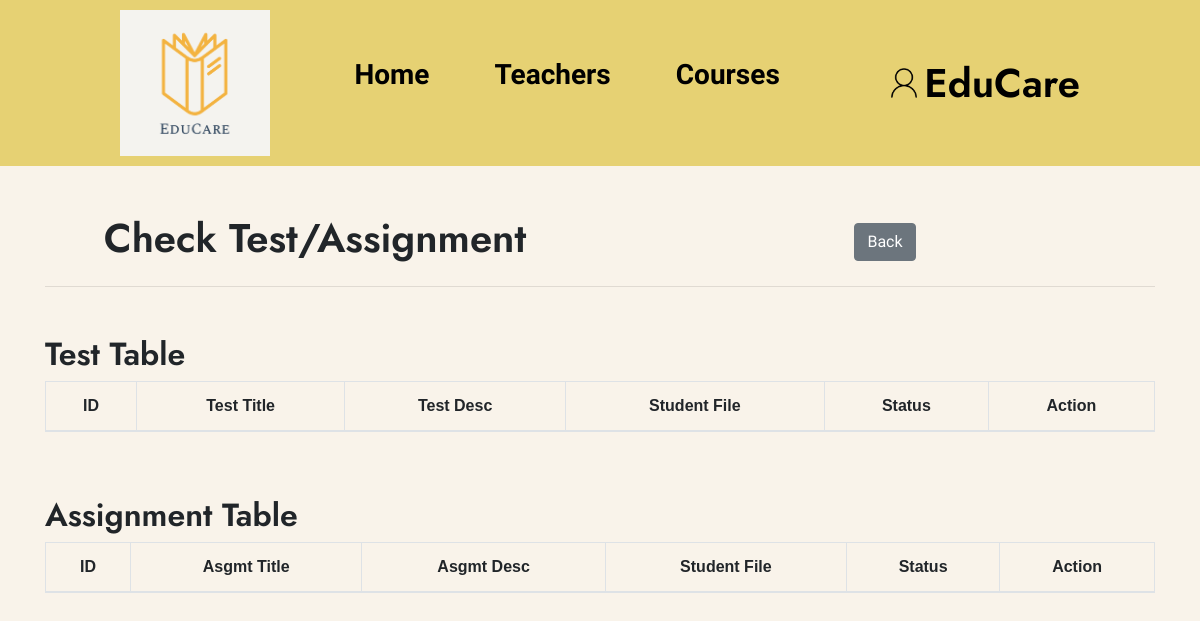
Page /user/teacher/check-test-and-assgmt.php (signed in) on the earlier database version.
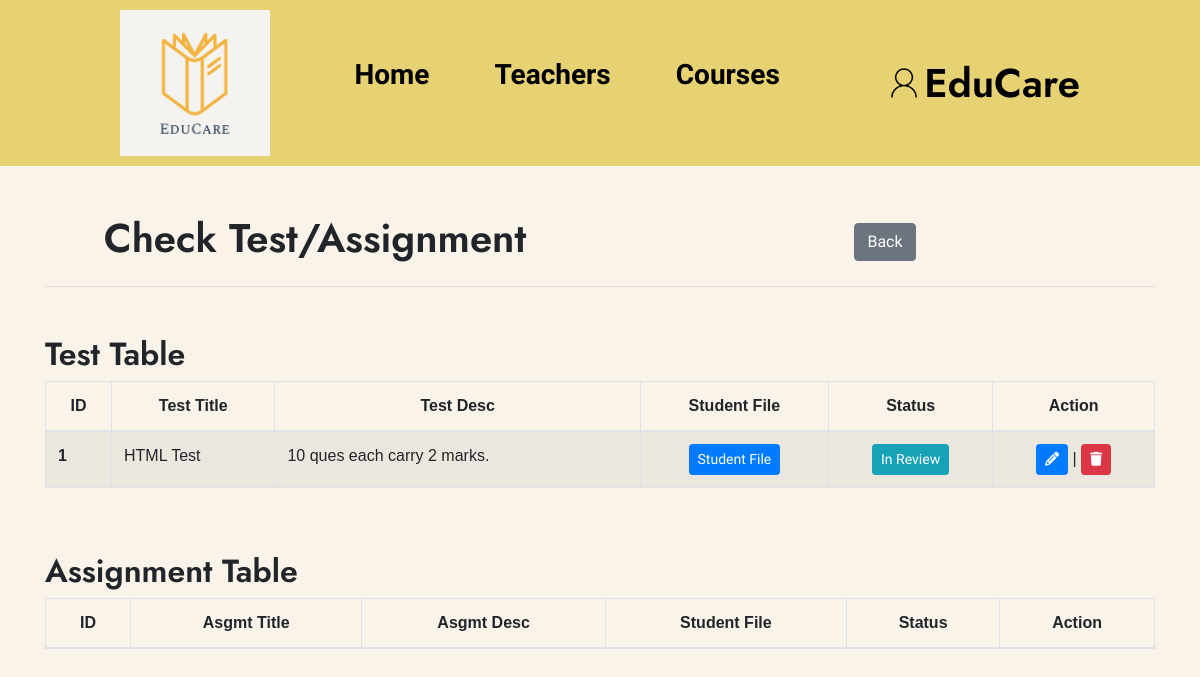
Same page on the later database version.
### tables this page shows
CREATE TABLE `upload_tests` (
  `id` int(11) NOT NULL,
  `student_id` int(11) NOT NULL,
  `teacher_id` int(11) NOT NULL,
  `test_id` int(11) NOT NULL,
  `uploaded_file` text NOT NULL,
  `status` enum('in-review','correct','incorrect','reject') NOT NULL DEFAULT 'in-review'
);

CREATE TABLE `tests` (
  `id` int(11) NOT NULL,
  `test_title` varchar(255) NOT NULL,
  `test_desc` varchar(255) NOT NULL,
  `test_file` text NOT NULL,
  `teacher_id` int(11) NOT NULL,
  `course_id` int(11) NOT NULL
);

### core/database.php (called while the page is built, shortened)
<?php
$con = mysqli_connect(HOST, USER, PWD, DB);
if (isset($_SESSION['user'])):
    $userID = $_SESSION['user'];
    $currentUserQ = $con->query("SELECT * FROM `users` WHERE `id`='$userID'");
    $currentUser = mysqli_fetch_object($currentUserQ);
    $userFullName = $currentUser->fname . '-' . $currentUser->lname;
endif;

### user/teacher/check-test-and-assgmt.php (the view, shortened to what this page needs)
<?php
require_once '../../core/database.php';
?>
<!DOCTYPE html>
<html lang="en">
<head>
    <?php include_once '../includes/style_links.php'; ?>
    <link rel="stylesheet" href="https://cdn.datatables.net/2.1.8/css/dataTables.bootstrap4.css">
    <link rel="stylesheet" href="../style.css">
    <link rel="stylesheet" href="../css/custom.min.css">
</head>
<body id="add_test_page">
    <?php include '../includes/header.php'; ?>
    <div class="container mt-5">
        <div class="row align-items-center">
            <div class="col-6 text-center">
                <h1>Check Test/Assignment</h1>
            </div>
            <div class="col-6 text-center">
                <a href="add-course.php" class="btn btn-secondary">Back</a>
            </div>
        </div>
        <hr>
        <div class="row my-5">
            <div class="col-12">
                <h2>Test Table</h2>
            </div>
            <div class="col-12">
                <table id="example" class="table table-striped table-bordered" style="width:100%">
                    <thead>
                        <tr>
                            <th class="text-center font-weight-bold">ID</th>
                            <th class="text-center font-weight-bold">Test Title</th>
                            <th class="text-center font-weight-bold">Test Desc</th>
                            <th class="text-center font-weight-bold">Student File</th>
                            <th class="text-center font-weight-bold">Status</th>
                            <th class="text-center font-weight-bold">Action</th>
                        </tr>
                    </thead>
                    <tbody>
                        <?php
                        $test_Q = $con->query("CALL `get_std_test_by_teacher_id`($userID)");
                        while ($test_list = mysqli_fetch_object($test_Q)):
                            $status_ = $test_list->status;
                        ?>
                            <tr>
                                <th><?= $test_list->upt_id ?></th>
                                <td><?= $test_list->test_title ?></td>
                                <td><?= $test_list->test_desc ?></td>
                                <td class="text-center"><a class="btn btn-primary btn-sm" href="<?= SITE_URL . 'user/pdf/' . $test_list->uploaded_file ?>">Student File</a></td>
                                <td class="text-center">
                                    <?php if ($status_ == 'in-review'): ?>
                                        <span class="btn btn-info btn-sm">In Review</span>
                                    <?php elseif ($status_ == 'correct'): ?>
                                        <span class="btn btn-success btn-sm">Correct</span>
                                    <?php else: ?>
                                        <span class="btn btn-danger btn-sm">Incorrect</span>
                                    <?php endif; ?>
                                </td>
                                <td class="text-center">
                                    <a href="#!" class="btn btn-primary btn-sm btn-edit-test" data-id="<?= $test_list->upt_id ?>" data-toggle="modal" data-target="#testUpdate">
                                        <i class="fas fa-pencil"></i>
                                    </a> | <a href="#!" class="btn btn-danger btn-sm btn-del-test" data-id="<?= $test_list->upt_id ?>">
                                        <i class="fas fa-trash"></i>
                                    </a>
                                </td>
                            </tr>
                        <?php endwhile;
                        $con->next_result(); ?>
                    </tbody>
                </table>
            </div>
        </div>
        <div class="row my-5">
            <div class="col-12">
                <h2>Assignment Table</h2>
            </div>
            <div class="col-12">
                <table id="example1" class="table table-striped table-bordered" style="width:100%">
                    <thead>
                        <tr>
                            <th class="text-center font-weight-bold">ID</th>
                            <th class="text-center font-weight-bold">Asgmt Title</th>
                            <th class="text-center font-weight-bold">Asgmt Desc</th>
                            <th class="text-center font-weight-bold">Student File</th>
                            <th class="text-center font-weight-bold">Status</th>
                            <th class="text-center font-weight-bold">Action</th>
                        </tr>
                    </thead>
                </table>
            </div>
        </div>
    </div>
</body>
</html>

### user/includes/style_links.php (shortened to what this page needs)
<link
    rel="stylesheet"
    href="https://cdn.jsdelivr.net/npm/bootstrap@4.6.2/dist/css/bootstrap.min.css"
 />
<link rel="stylesheet" href="https://cdnjs.cloudflare.com/ajax/libs/font-awesome/6.6.0/css/all.min.css" />

### user/includes/header.php (shortened to what this page needs)
<header>
    <nav>
        <img src="<?= SITE_URL ?>user/images/logoo.png" class="logo">
        <ul class="d-flex">
            <li><a href="<?= SITE_URL ?>user/index.php">Home</a></li>
            <li><a href="<?= SITE_URL ?>user/Teachcontent.php">Teachers</a></li>
            <li><a href="<?= SITE_URL ?>user/testcourses.php">Courses</a></li>
        </ul>
        <div class="contenthome">
            <div class="user-wrapper">
                <?php if ($userFullName != ''): ?>
                    <a id="toggle-user-menu" href="#!" class="d-flex align-items-center">
                        <img src="<?= SITE_URL ?>user/images/user.png" class="userpic">
                        <h1 class="mb-0"> EduCare</h1>
                    </a>
                <?php endif; ?>
            </div>
        </div>
    </nav>
</header>

### user/style.css (style rules this page uses)
* { margin: 0; padding: 0; font-family: "Poppins", sans-serif; box-sizing: border-box; }
body { background-color: rgb(249, 243, 234); }
header nav { background: rgb(230, 209, 115); width: 100%; min-height: 100%; padding: 10px 10%; display: flex; align-items: center; justify-content: space-between; position: relative; }
.logo { width: 150px; }
.userpic { width: 40px; border-radius: 50%; cursor: pointer; margin-left: 20px; }
header nav ul { list-style: none; gap: 25px; }
header nav ul li { display: inline-block; list-style: none; margin: 10px 20px; }
header nav ul li a { color: black; text-decoration: none; font-size: 28px; font-weight: 600; }
header nav .user-wrapper a { color: #000; text-decoration: none; }
.btn { cursor: pointer; }

Differences in the rows shown:
added upload_tests: id "1", test.test_title "HTML Test", test.test_desc "10 ques each carry 2 marks.", status "In Review"
